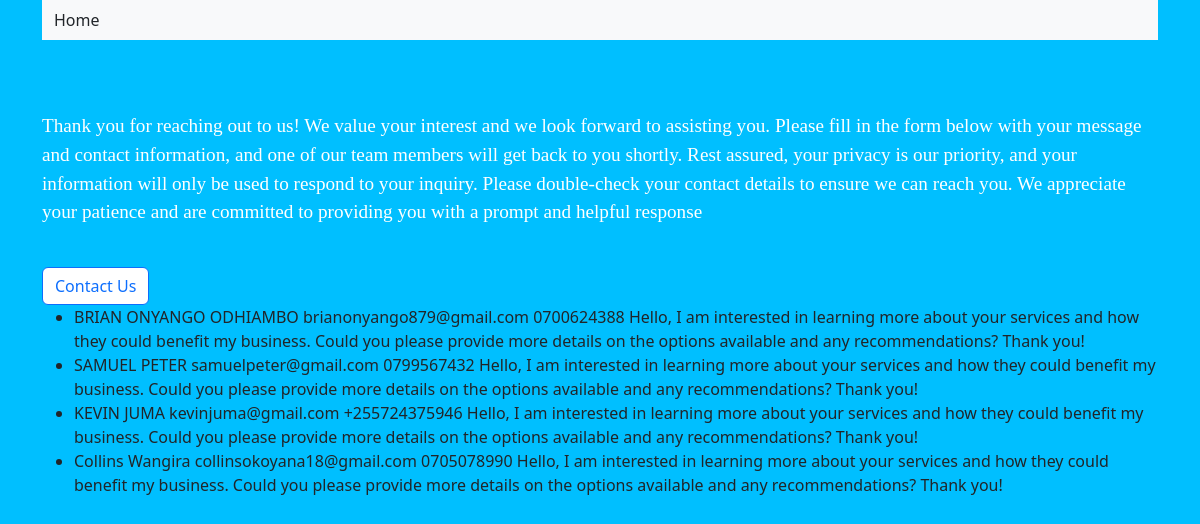
Screenshot of /contact_list/ with the database file from the repository.
### portfolio/models.py (models this page shows, shortened)
class Contacts(models.Model):
    name = models.CharField(max_length=100)
    email = models.EmailField()
    phone = models.CharField(max_length=13)
    message = models.CharField(max_length=500,validators=[MinLengthValidator(100)])

### portfolio/views.py (the view)
# urls.py: path('contact_list/', views.contact_list, name='contact_list'),
def contact_list(request):
    contacts = Contacts.objects.all()
    return render(request, 'portfolio/contact_list.html', {'contacts':contacts})

### portfolio/templates/portfolio/contact_list.html (shortened to what this page needs)
<!DOCTYPE html>
<html lang="en">
<head>
    <link href="https://cdn.jsdelivr.net/npm/bootstrap@5.3.3/dist/css/bootstrap.min.css" rel="stylesheet"
>
</head>
<body style="background-color: deepskyblue">
<div class="container">
    <nav class="navbar bg-body-tertiary">
        <form class="container-fluid justify-content-start">
            <a class="nav-link" href="{%  url 'index'  %}">Home</a>
        </form>
    </nav>
    <div>
        <br>
        <br>
        <br>
        <blockquote style="font-family: 'Times New Roman';color: white;font-size: larger">Thank you for reaching out to
            us! We value your interest and we look forward to assisting you.
            Please fill in the form below with your message and contact information, and one of our team members will
            get back to you shortly. Rest assured, your privacy is our priority, and your information will only be used
            to respond to your inquiry. Please double-check your contact details to ensure we can reach you. We
            appreciate your patience and are committed to providing you with a prompt and helpful response
        </blockquote>
        <br>
        <a href="{%  url 'contact_create'  %}">
            <button class="btn btn-outline-primary" type="button" style="background-color: white">Contact Us</button>
        </a>
    </div>
    <ul>
        {% for contact in contacts%}
        <li>
            {{contact.name}}
            {{contact.email}}
            {{contact.phone}}
            {{contact.message}}
        </li>
        {% endfor %}
    </ul>
</div>
</body>
</html>

### rows the page displays
Contacts: name "BRIAN ONYANGO ODHIAMBO", email "brianonyango879@gmail.com", phone "0700624388", message "Hello, I am interested in learning more about your services and how they could benefit my business. Could you please provide more details on the options available and any recommendations? Thank you!"
Contacts: name "SAMUEL PETER", email "samuelpeter@gmail.com", phone "0799567432", message "Hello, I am interested in learning more about your services and how they could benefit my business. Could you please provide more details on the options available and any recommendations? Thank you!"
Contacts: name "KEVIN JUMA", email "kevinjuma@gmail.com", phone "+255724375946", message "Hello, I am interested in learning more about your services and how they could benefit my business. Could you please provide more details on the options available and any recommendations? Thank you!"
Contacts: name "Collins Wangira", email "collinsokoyana18@gmail.com", phone "0705078990", message "Hello, I am interested in learning more about your services and how they could benefit my business. Could you please provide more details on the options available and any recommendations? Thank you!"
